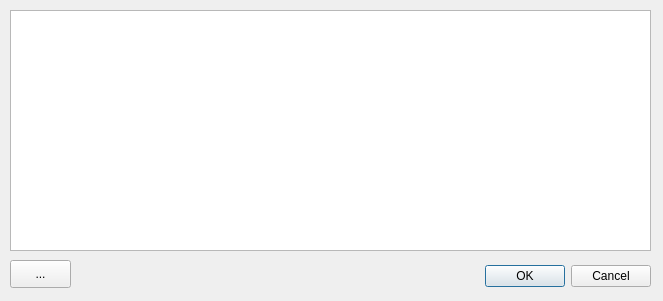
<?xml version="1.0" encoding="UTF-8"?>
<ui version="4.0">
 <class>HVLSPMergesPackagesDialogBase</class>
 <widget class="QDialog" name="HVLSPMergesPackagesDialogBase">
  <property name="geometry">
   <rect>
    <x>0</x>
    <y>0</y>
    <width>663</width>
    <height>301</height>
   </rect>
  </property>
  <property name="windowTitle">
   <string>Select GeoPackage files</string>
  </property>
  <widget class="QDialogButtonBox" name="button_box">
   <property name="geometry">
    <rect>
     <x>450</x>
     <y>260</y>
     <width>201</width>
     <height>32</height>
    </rect>
   </property>
   <property name="orientation">
    <enum>Qt::Horizontal</enum>
   </property>
   <property name="standardButtons">
    <set>QDialogButtonBox::Cancel|QDialogButtonBox::Ok</set>
   </property>
  </widget>
  <widget class="QToolButton" name="toolButton">
   <property name="geometry">
    <rect>
     <x>10</x>
     <y>260</y>
     <width>61</width>
     <height>28</height>
    </rect>
   </property>
   <property name="text">
    <string>...</string>
   </property>
  </widget>
  <widget class="QListWidget" name="listWidget">
   <property name="geometry">
    <rect>
     <x>10</x>
     <y>10</y>
     <width>641</width>
     <height>241</height>
    </rect>
   </property>
   <property name="dragDropMode">
    <enum>QAbstractItemView::DropOnly</enum>
   </property>
   <property name="selectionMode">
    <enum>QAbstractItemView::MultiSelection</enum>
   </property>
   <property name="sortingEnabled">
    <bool>true</bool>
   </property>
  </widget>
 </widget>
 <resources/>
 <connections>
  <connection>
   <sender>button_box</sender>
   <signal>accepted()</signal>
   <receiver>HVLSPMergesPackagesDialogBase</receiver>
   <slot>accept()</slot>
   <hints>
    <hint type="sourcelabel">
     <x>20</x>
     <y>20</y>
    </hint>
    <hint type="destinationlabel">
     <x>20</x>
     <y>20</y>
    </hint>
   </hints>
  </connection>
  <connection>
   <sender>button_box</sender>
   <signal>rejected()</signal>
   <receiver>HVLSPMergesPackagesDialogBase</receiver>
   <slot>reject()</slot>
   <hints>
    <hint type="sourcelabel">
     <x>20</x>
     <y>20</y>
    </hint>
    <hint type="destinationlabel">
     <x>20</x>
     <y>20</y>
    </hint>
   </hints>
  </connection>
 </connections>
</ui>
